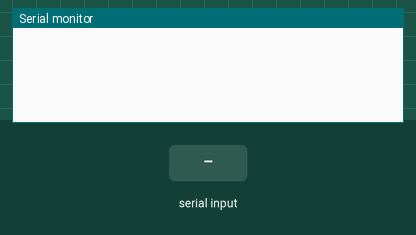
This sketch was run on a simulated Arduino Mega 2560, built with avr-gcc and run on an emulated ATmega2560. Parts: the last lines printed to the serial monitor. The test bench sets the inputs (shaded band). The modem accepts every AT command (registered, SIM ready, sends succeed) and sends nothing else.

Above: at 1.2 s.
1.3 s: "h" received over Serial
At 1.7 s:
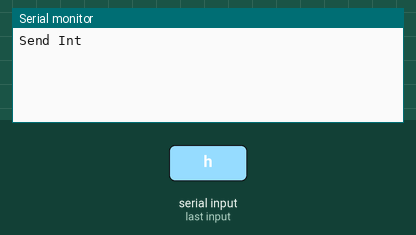
At 7.63 s:
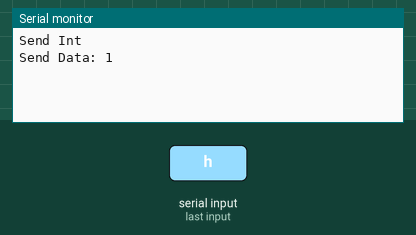
Timing chart, 0 to 8.8 s (numbered marks = the images above; inputs shaded):
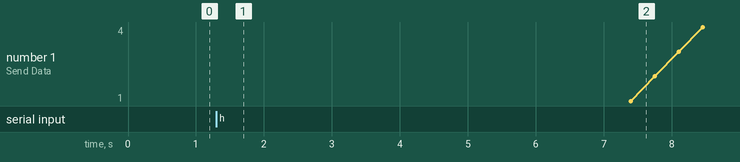

The sketch:

serial_spresense_android_old.ino
```cpp
#define BAUDRATE  9600
#define BAUDRATE2 38400

void setup() {
  Serial.begin(BAUDRATE);
  Serial2.begin(BAUDRATE2);
  while(Serial2.available()>0){Serial2.read();}
}

void loop() {

  // Unityからのデータを読み取る
  if(Serial2.available() > 0){
    byte readBuff[11];
    Serial2.readBytes(readBuff,11);
    int buffLength = readBuff[3];
    for(int i=5; i<buffLength+5; ++i){
      char temp = readBuff[i];
      Serial.print(temp);
    }
    if(Serial2.read()>0){;}
  }

  // Unityに画像データを送る
  char temp = Serial.read();
  if(temp == 'h'){
    byte dataLength[4] = {(byte)0, (byte)0, (byte)0, (byte)0};
    byte dataType[1] = {(byte)0};
    byte signBody[4] = {(byte)0, (byte)0, (byte)0, (byte)0};
    byte dataBody[1] = {(byte)0};

    // 画像データ送信の合図
    Serial.println("Send Int ");
    dataLength[3] = (byte)5;
    dataType[0] = (byte)0;
    signBody[0] = (byte)1;
    Serial2.write(dataLength, 4);
    Serial2.write(dataType, 1);
    Serial2.write(signBody, 4);

    delay(5000);

    // 画像データ本体の送信
    dataLength[2] = (byte)2;
    dataLength[3] = (byte)129;
    dataType[0] = (byte)3;
    int j;
    for(j=1; j<=240; ++j){
      // サインs がunityから来たら640バイト送る
      // それを240回やる
      //while(Serial2.available()<=6){Serial.println("waiting data");}
      byte readBuff[6];
      Serial2.readBytes(readBuff,6);
      char sign = readBuff[5];
      //if(Serial2.read()>0){;}

      delay(100);

      //if(sign == 's'){
        // デバッグ用
        Serial.print("Send Data: ");
        Serial.println(j);

        // 640バイト送る部分
        Serial2.write(dataLength, 4);
        Serial2.write(dataType, 1);
        int i;
        for(i=1; i<=640; ++i){
          while(Serial2.availableForWrite()<=10){;}
          dataBody[0] = (byte)(i%100);
          Serial2.write(dataBody, 1);
        }

        delay(100);

      //}
    }
  }

}
```

Measured:
- after the input at 1.3 s, the serial monitor: prints a new line at once (image 1)
